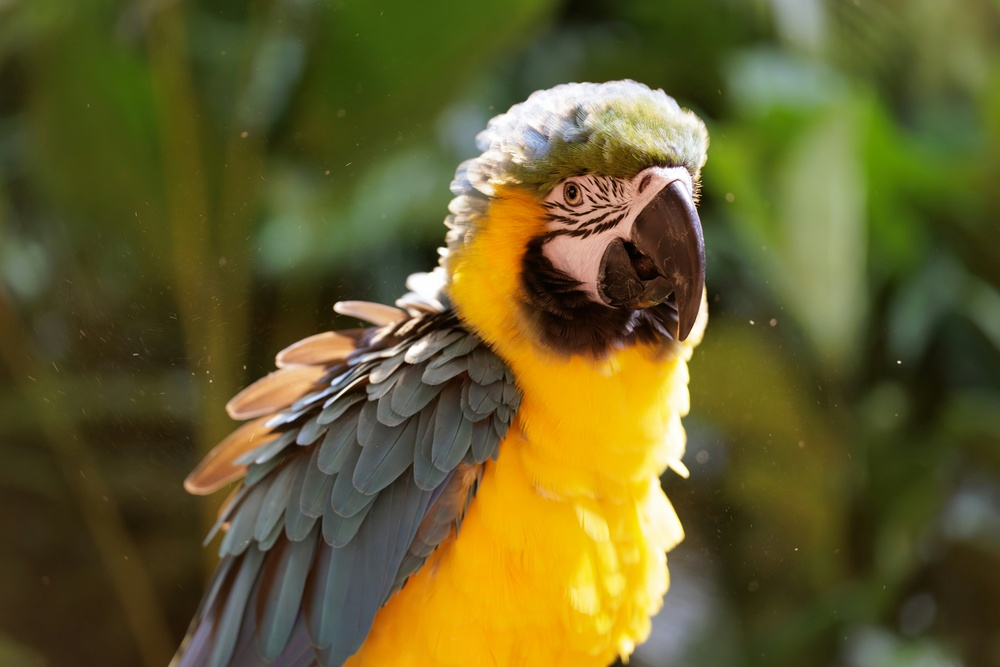
#> input picture bird.jpg, 1000 x 667 px, shrunk from 6960 x 4640 before the run
$ jupyter execute Dilation_and_Erosion.ipynb
#> lines starting #> are read from the running program, lines starting #| are printed output that depends on the picture; after the words box and inside, x2 and y2 are one past the last pixel; in counts of white or black regions, pixels touching at a corner belong together
[cell 1]
# Import OpenCV for image processing
import cv2
# Import Numpy for Numerical operations
import numpy as np
# Import matplotlib for displaying images
import matplotlib.pyplot as plt

# Load image
image = cv2.imread("bird.jpg")
#> image is the input picture: shape (667, 1000, 3); mean B, G, R 43.5, 93.7, 100.3

# Check if image loaded correctly
if image is None:
    print("Error: Image not found.")
else:
    print("Image loaded successfully.")

# Convert from BGR to RGB
image_rgb = cv2.cvtColor(image, cv2.COLOR_BGR2RGB)

# Display original image
plt.figure(figsize=(7,7))
plt.imshow(image_rgb)
plt.title("Orginal Image")
plt.axis("off")
plt.show()

[cell 2]
# Convert image to grayscale
gray_image = cv2.cvtColor(image, cv2.COLOR_BGR2GRAY)
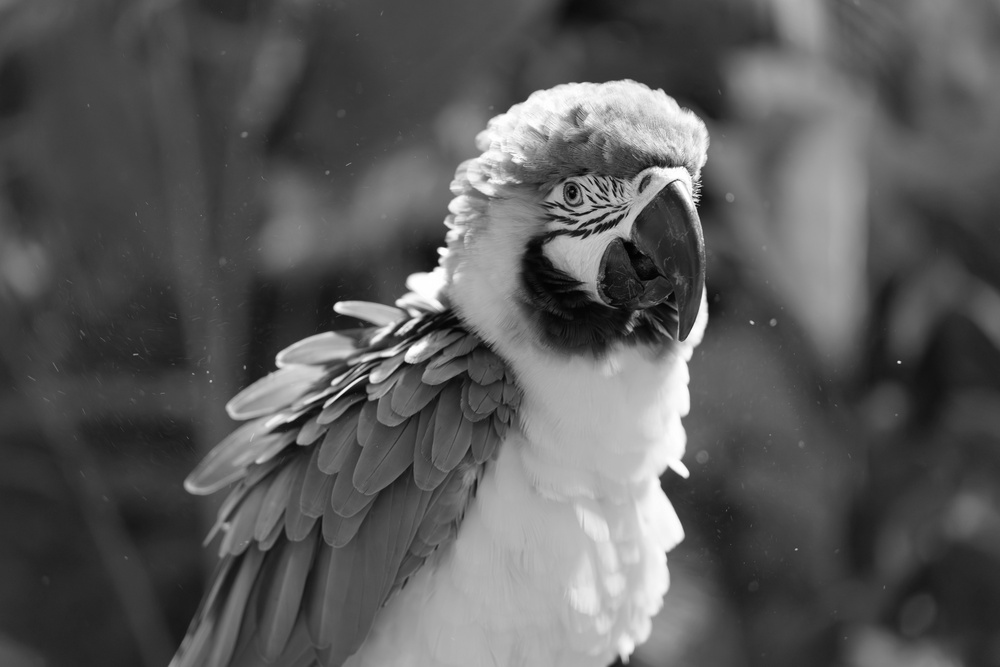
#> gray_image: shape (667, 1000); min 0, max 255, mean 89.9

# Save image
cv2.imwrite("grayscale.jpg", gray_image)

# Display grayscale image
plt.figure(figsize=(6,6))
plt.imshow(gray_image, cmap='gray')
plt.title("Grayscale Image")
plt.axis("off")
plt.show()

[cell 3]
# Apply thresholding
# Pixels greater than 127 become 255 (white)
# Pixels less than 127 become 0 (black)
_, binary_image = cv2.threshold(gray_image, 127, 255, cv2.THRESH_BINARY)
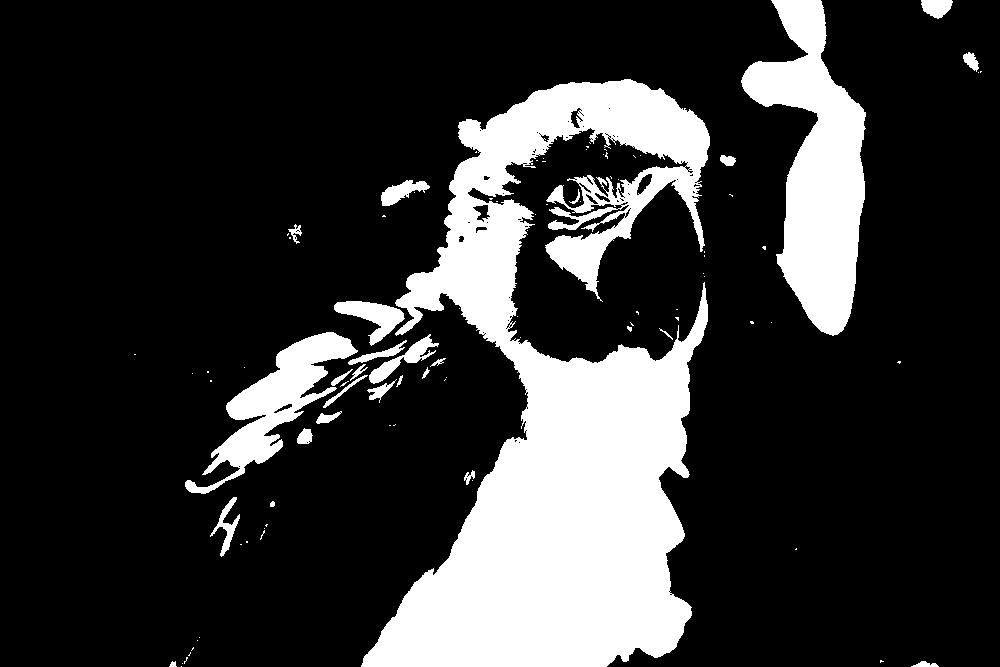
#> binary_image: shape (667, 1000); 20.5% white; 95 white regions (67 under 20 px), largest, box (x1, y1, x2, y2) and area: (361, 79, 710, 667) 101742, (741, 0, 866, 336) 20980, (185, 332, 358, 494) 7977

# Save image
cv2.imwrite("binary.jpg", binary_image)

# Display binary image
plt.figure(figsize=(6,6))
plt.imshow(binary_image, cmap='gray')
plt.title("Binary Image")
plt.axis("off")
plt.show()

[cell 4]
# Create a 5x5 structuring element (kernel)
# This is a square kernel filled with 1s
kernel = np.ones((5,5), np.uint8)

# Print kernel to see its structure
print("Structuring Element (Kernel):")
print(kernel)

[cell 5]
# Apply erosion
# The kernel slides over the image
# White pixels remain only if kernel fits entirely
eroded_image = cv2.erode(binary_image, kernel, iterations=1)
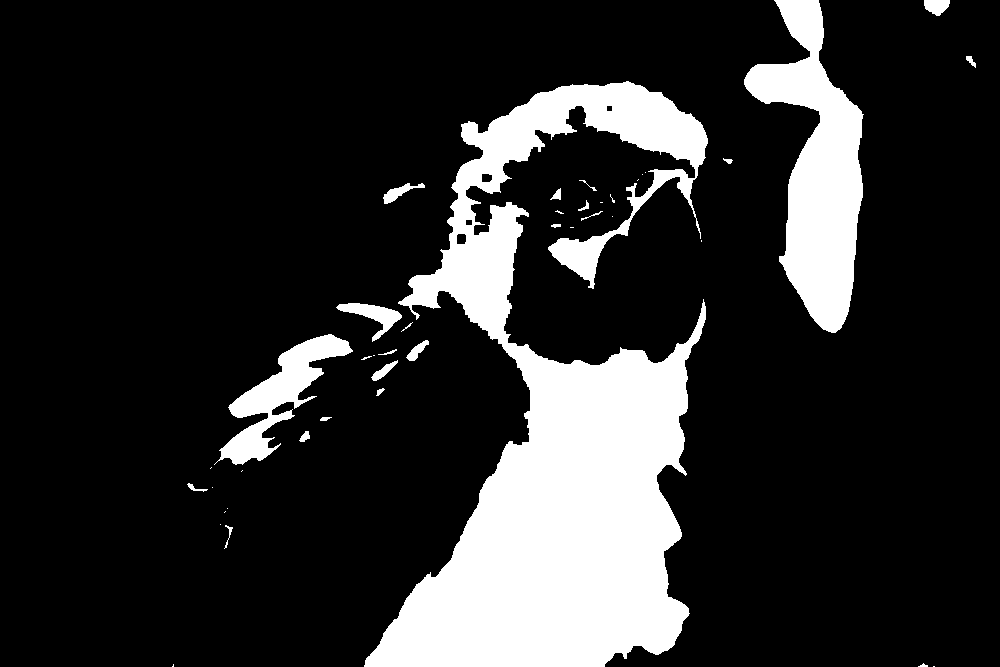
#> eroded_image: shape (667, 1000); 17.5% white; 42 white regions (19 under 20 px), largest, box (x1, y1, x2, y2) and area: (364, 81, 708, 667) 89562, (744, 0, 864, 333) 18862, (214, 334, 353, 465) 5570

# Save image
cv2.imwrite("eroded.jpg", eroded_image)

# Display binary image
plt.figure(figsize=(6,6))
plt.imshow(eroded_image, cmap='gray')
plt.title("Eroded Image")
plt.axis("off")
plt.show()

[cell 6]
# Apply dilation
# White pixels expand
dilated_image = cv2.dilate(binary_image, kernel, iterations=1)
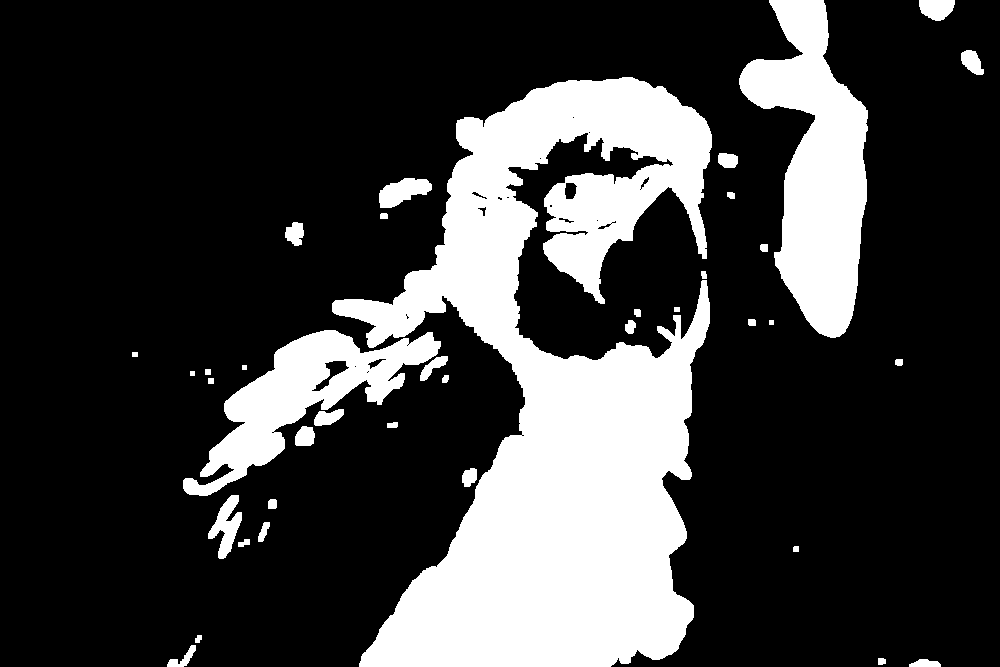
#> dilated_image: shape (667, 1000); 23.8% white; 38 white regions, largest, box (x1, y1, x2, y2) and area: (332, 77, 712, 667) 115494, (739, 0, 868, 338) 23121, (183, 330, 441, 496) 13847

# Save image
cv2.imwrite("dilated.jpg", dilated_image)

# Display binary image
plt.figure(figsize=(6,6))
plt.imshow(dilated_image, cmap='gray')
plt.title("Dilated Image")
plt.axis("off")
plt.show()

[cell 7]
# Show all images together for comparison
plt.figure(figsize=(12,8))

plt.subplot(2,2,1)
plt.imshow(image_rgb)
plt.title("Original")
plt.axis("off")

plt.subplot(2,2,2)
plt.imshow(binary_image, cmap='gray')
plt.title("Binary")
plt.axis("off")

plt.subplot(2,2,3)
plt.imshow(eroded_image, cmap='gray')
plt.title("Erosion")
plt.axis("off")

plt.subplot(2,2,4)
plt.imshow(dilated_image, cmap='gray')
plt.title("Dilation")
plt.axis("off")

plt.tight_layout()
plt.show()

[cell 8]
# Opening -> Erosion to Dilation
opening = cv2.morphologyEx(binary_image, cv2.MORPH_OPEN, kernel)
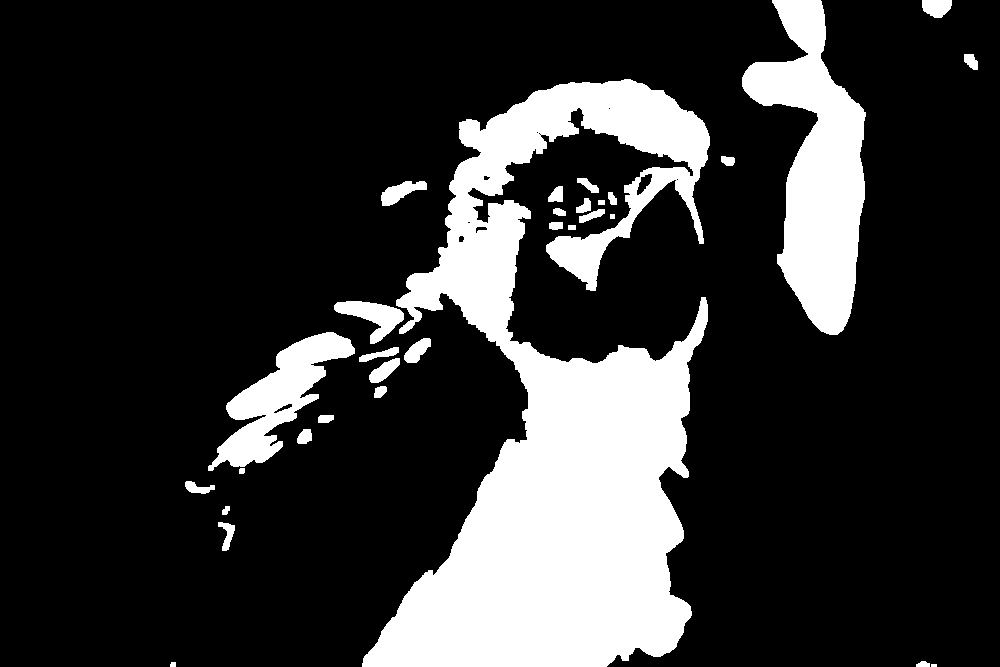
#> opening: shape (667, 1000); 19.9% white; 31 white regions (1 under 20 px), largest, box (x1, y1, x2, y2) and area: (362, 79, 710, 667) 98467, (742, 0, 866, 335) 20948, (208, 332, 355, 471) 7360

# Save image
cv2.imwrite("opening.jpg", opening)

plt.imshow(opening, cmap='gray')
plt.title("Opening (Erosion + Dilation)")
plt.axis("off")
plt.show()

[cell 9]
# Closing -> Dilation to Erosion
closing = cv2.morphologyEx(binary_image, cv2.MORPH_CLOSE, kernel)
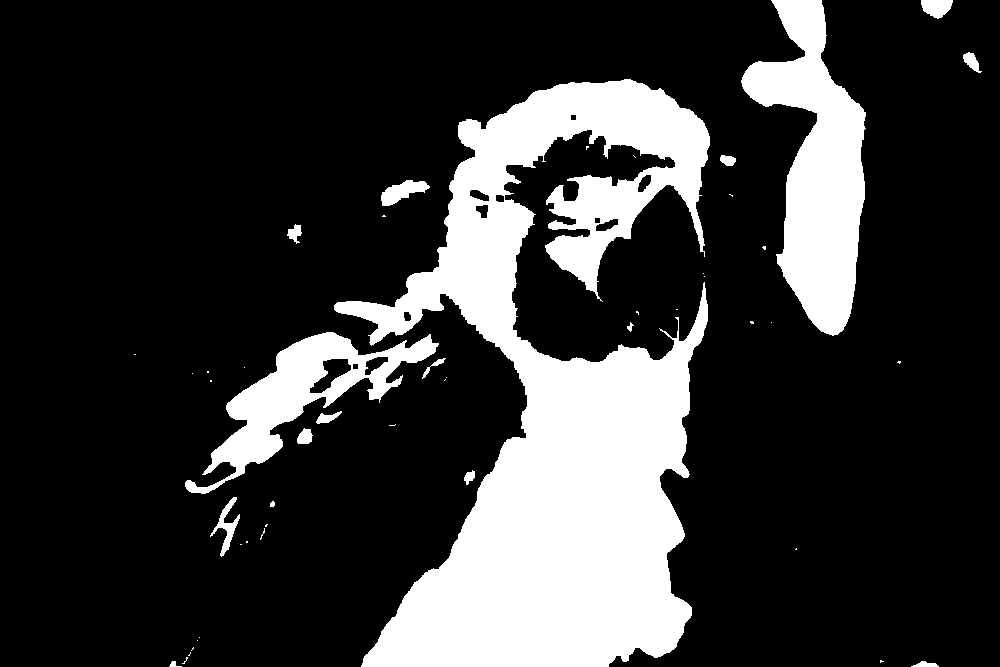
#> closing: shape (667, 1000); 21.1% white; 48 white regions (31 under 20 px), largest, box (x1, y1, x2, y2) and area: (334, 79, 710, 667) 105875, (741, 0, 866, 336) 21007, (185, 332, 439, 494) 10893

# Save image
cv2.imwrite("closing.jpg", closing)

plt.imshow(closing, cmap='gray')
plt.title("Closing (Dilation + Erosion)")
plt.axis("off")
plt.show()
